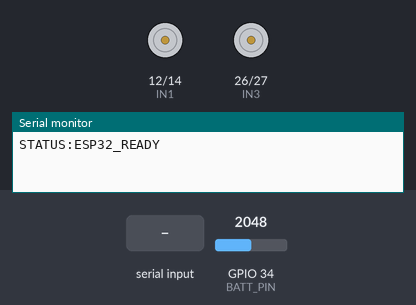
Simulated run of this sketch. Board: ESP32. On the bench: motor-driver pin pairs drawn as motors (green arrow = first pin HIGH = forward, orange = second pin HIGH = backward, longer = more drive, scaled by the enable pin), the last lines printed to the serial monitor. The test bench sets the inputs (shaded band); at power-on: GPIO 34 (BATT_PIN) = 2048.

Above: at 1.2 s.
1.3 s: "FWD\n" received over Serial
At 1.8 s:
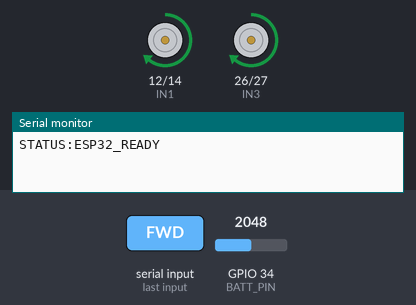
2.8 s: "BWD\n" received over Serial
At 4.0 s:
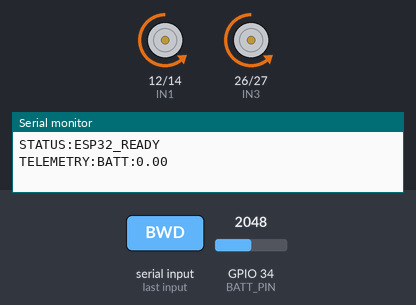
4.3 s: "LEFT\n" received over Serial
At 5.3 s:
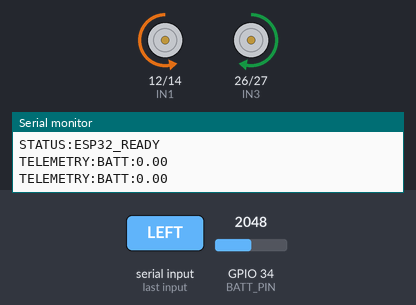
5.8 s: "RIGHT\n" received over Serial
At 6.4 s:
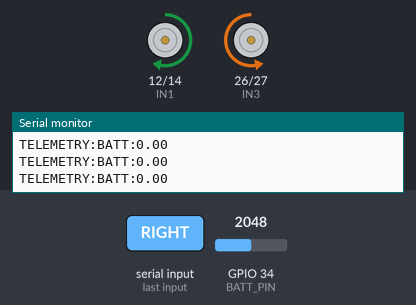
Timing chart, 0 to 8.3 s (numbered marks = the images above; inputs shaded):
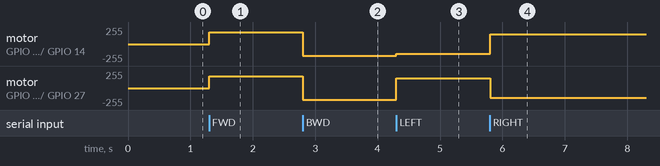

The sketch:

esp32_motor_controller.ino
```cpp
/*
  ===================================================================
  ExamShield AI — ESP32 Low-Level Motor & Sensor Controller (.ino)
  ===================================================================
  Hardware Setup:
  - ESP32 Microcontroller Board
  - L298N / Cytron Dual H-Bridge Motor Driver
  - Voltage Divider on GPIO 34 for Battery Level
  - USB / UART Link to Raspberry Pi (115200 Baud)
  ===================================================================
*/

#include <Arduino.h>

// --- Motor Driver Pin Definitions (L298N) ---
const int ENA = 13;  // Left Motor Speed PWM
const int IN1 = 12;  // Left Motor Direction 1
const int IN2 = 14;  // Left Motor Direction 2

const int ENB = 25;  // Right Motor Speed PWM
const int IN3 = 26;  // Right Motor Direction 1
const int IN4 = 27;  // Right Motor Direction 2

// --- Battery Monitor Pin ---
const int BATT_PIN = 34; // Analog pin for battery voltage divider

// --- PWM Speed Settings ---
const int PWM_FREQ = 5000;
const int PWM_RES = 8;      // 0 - 255 PWM resolution
const int SPEED_NORMAL = 180; // Default drive speed (0 - 255)
const int SPEED_TURN   = 150; // Turn speed

// Timing & State Variables
float batteryPercentage = 100.0;
unsigned long lastTelemetryTime = 0;

void setMotors(int leftSpeed, int leftDir1, int leftDir2, int rightSpeed, int rightDir1, int rightDir2) {
  digitalWrite(IN1, leftDir1);
  digitalWrite(IN2, leftDir2);
  digitalWrite(IN3, rightDir1);
  digitalWrite(IN4, rightDir2);

  ledcWrite(0, leftSpeed);
  ledcWrite(1, rightSpeed);
}

void moveForward() {
  setMotors(SPEED_NORMAL, HIGH, LOW, SPEED_NORMAL, HIGH, LOW);
}

void moveBackward() {
  setMotors(SPEED_NORMAL, LOW, HIGH, SPEED_NORMAL, LOW, HIGH);
}

void turnLeft() {
  setMotors(SPEED_TURN, LOW, HIGH, SPEED_TURN, HIGH, LOW);
}

void turnRight() {
  setMotors(SPEED_TURN, HIGH, LOW, SPEED_TURN, LOW, HIGH);
}

void stopMotors() {
  setMotors(0, LOW, LOW, 0, LOW, LOW);
}

void emergencyStop() {
  stopMotors();
  Serial.println("STATUS:ESTOP_ENGAGED");
}

float readBatteryVoltage() {
  int rawADC = analogRead(BATT_PIN);
  // Convert 12-bit ADC (0-4095) with 1:4 voltage divider ratio
  float voltage = (rawADC / 4095.0) * 3.3 * 4.0;
  // Map 3S LiPo battery range: 9.6V (Empty) to 12.6V (Full)
  float pct = ((voltage - 9.6) / (12.6 - 9.6)) * 100.0;
  return constrain(pct, 0.0, 100.0);
}

void processCommand(String cmd) {
  cmd.trim();
  cmd.toUpperCase();

  if (cmd == "FWD") {
    moveForward();
  } else if (cmd == "BWD") {
    moveBackward();
  } else if (cmd == "LEFT") {
    turnLeft();
  } else if (cmd == "RIGHT") {
    turnRight();
  } else if (cmd == "STOP") {
    stopMotors();
  } else if (cmd == "ESTOP") {
    emergencyStop();
  }
}

void setup() {
  // Initialize Serial UART communication with Raspberry Pi
  Serial.begin(115200);

  // Configure Motor Output Direction Pins
  pinMode(IN1, OUTPUT);
  pinMode(IN2, OUTPUT);
  pinMode(IN3, OUTPUT);
  pinMode(IN4, OUTPUT);

  // Configure ESP32 Hardware PWM Channels
  ledcSetup(0, PWM_FREQ, PWM_RES);
  ledcSetup(1, PWM_FREQ, PWM_RES);
  ledcAttachPin(ENA, 0);
  ledcAttachPin(ENB, 1);

  stopMotors();
  Serial.println("STATUS:ESP32_READY");
}

void loop() {
  // 1. Listen for incoming UART movement commands from Raspberry Pi
  if (Serial.available() > 0) {
    String incomingCommand = Serial.readStringUntil('\n');
    processCommand(incomingCommand);
  }

  // 2. Periodically transmit battery telemetry back to Raspberry Pi (every 2 seconds)
  if (millis() - lastTelemetryTime > 2000) {
    lastTelemetryTime = millis();
    batteryPercentage = readBatteryVoltage();

    Serial.print("TELEMETRY:BATT:");
    Serial.println(batteryPercentage);
  }
}
```

Measured:
- after the input at 1.3 s, motor on GPIO 12 (IN1) / GPIO 14 (IN2), motor on GPIO 26 (IN3) / GPIO 27 (IN4): stopped → forward 179/255 at once
- after the input at 2.8 s, motor on GPIO 12 (IN1) / GPIO 14 (IN2), motor on GPIO 26 (IN3) / GPIO 27 (IN4): forward 179/255 → backward 179/255 at once
- after the input at 4.3 s, motor on GPIO 12 (IN1) / GPIO 14 (IN2): backward 179/255 → backward 149/255 at once; motor on GPIO 26 (IN3) / GPIO 27 (IN4): backward 179/255 → forward 149/255 at once
- after the input at 5.8 s, motor on GPIO 12 (IN1) / GPIO 14 (IN2): backward 149/255 → forward 149/255 at once; motor on GPIO 26 (IN3) / GPIO 27 (IN4): forward 149/255 → backward 149/255 at once
